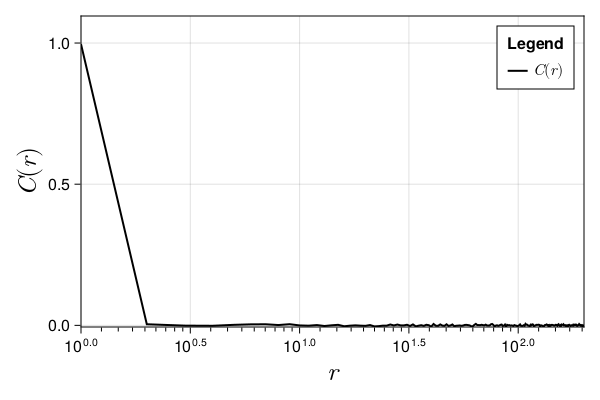

Julia code for this plot:
using CairoMakie
using DelimitedFiles

tab = readdlm("021_autocorrelacao.dat", Float64, skipblanks=true)

lines(tab[:,1], tab[:,2]; color = :black, linewidth = 2, label = L"C(r)",
    axis = (xlabel = L"r", ylabel = L"C(r)", xlabelsize = 26, ylabelsize = 26,
    xscale = log10, xminorticksvisible = true, xminorticks = IntervalsBetween(9)),
    figure = (resolution = (600, 400), fonts = (; regular= "CMU Serif")))

axislegend("Legend", position = :rt);
limits!(minimum(tab[:,1]), maximum(tab[:,1]), 1.1*minimum(tab[:,2]), 
                                                        1.1*maximum(tab[:,2]))
save("021_autocorrelacao.png", current_figure())